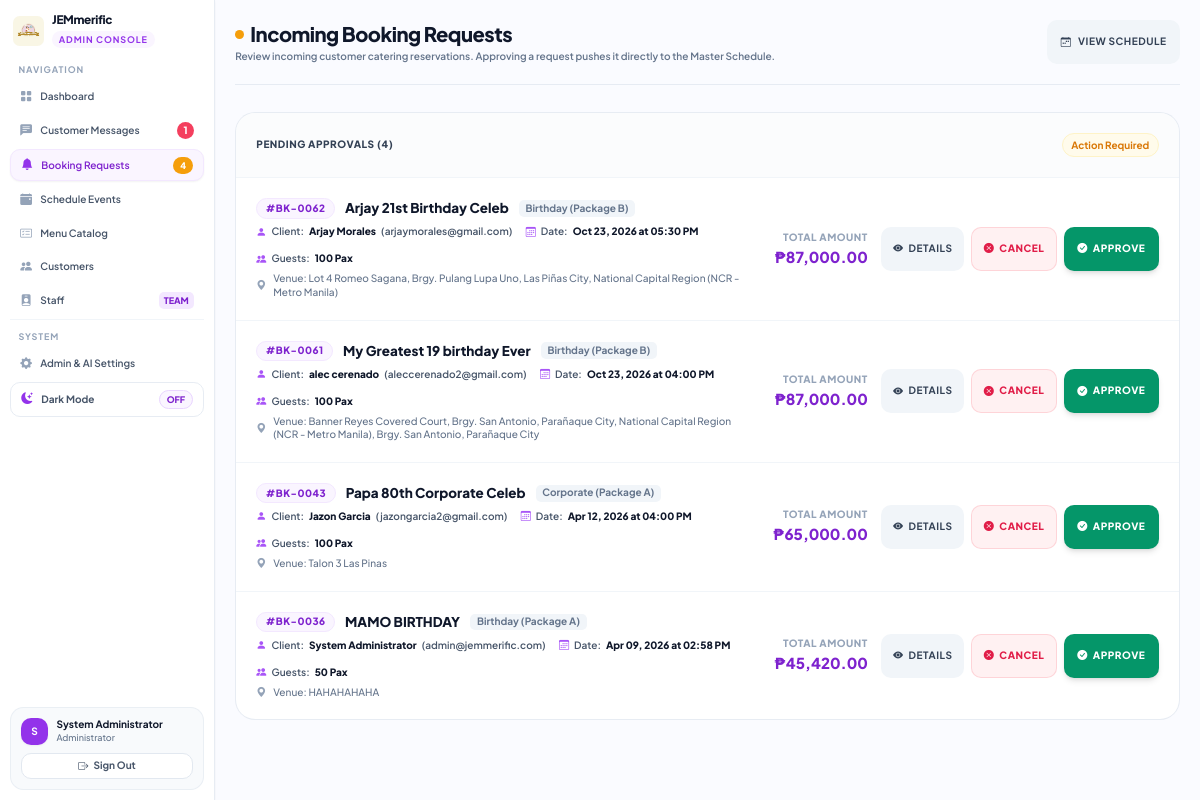
Page /admin_requests.php (signed in) on the committed database.
### tables this page shows
CREATE TABLE `bookings` (
  `booking_id` int(11) NOT NULL,
  `user_id` int(11) DEFAULT NULL,
  `event_name` varchar(150) NOT NULL,
  `event_type` varchar(50) DEFAULT NULL,
  `event_date` date NOT NULL,
  `event_time` time NOT NULL,
  `event_end_time` time DEFAULT NULL,
  `venue_location` varchar(255) DEFAULT NULL,
  `venue_address` text NOT NULL,
  `pax_count` int(11) NOT NULL,
  `table_count` int(11) NOT NULL,
  `special_requests` text DEFAULT NULL,
  `venue_image` varchar(255) DEFAULT NULL,
  `ai_venue_analysis` text DEFAULT NULL,
  `ai_conceptual_image` varchar(255) DEFAULT NULL,
  `layout_approval_status` varchar(40) NOT NULL DEFAULT 'none',
  `layout_generated_by` varchar(100) DEFAULT NULL,
  `layout_generated_at` datetime DEFAULT NULL,
  `layout_approved_by` varchar(100) DEFAULT NULL,
  `layout_approved_at` datetime DEFAULT NULL,
  `layout_admin_notes` text DEFAULT NULL,
  `status` enum('pending','on_progress','confirmed','completed','cancelled') DEFAULT 'pending',
  `total_price` decimal(10,2) DEFAULT NULL,
  `payment_method` varchar(50) DEFAULT 'Cash',
  `created_at` timestamp NOT NULL DEFAULT current_timestamp(),
  `payment_status` enum('unpaid','partially_paid','fully_paid','refunded') DEFAULT 'unpaid',
  `reference_no` varchar(50) DEFAULT NULL,
  `total_amount` decimal(10,2) DEFAULT 0.00,
  `booking_status` enum('draft','confirmed','completed','cancelled') DEFAULT 'draft',
  `payment_proof` varchar(255) DEFAULT NULL,
  `admin_note` text DEFAULT NULL,
  `cancel_reason` text DEFAULT NULL,
  `refund_amount` decimal(10,2) DEFAULT 0.00,
  `admin_archived_chat` tinyint(1) DEFAULT 0
);

CREATE TABLE `users` (
  `user_id` int(11) NOT NULL,
  `full_name` varchar(100) NOT NULL,
  `email` varchar(100) NOT NULL,
  `phone` varchar(30) DEFAULT NULL,
  `password` varchar(255) NOT NULL,
  `plain_password` varchar(255) DEFAULT NULL,
  `role` varchar(50) DEFAULT 'client',
  `permissions` text DEFAULT NULL,
  `created_at` timestamp NOT NULL DEFAULT current_timestamp(),
  `last_active` datetime DEFAULT NULL,
  `is_online` tinyint(1) NOT NULL DEFAULT 0
);

### admin_requests.php (the view, shortened to what this page needs)
<?php
require_once 'db_config.php';
$requests_query = "
    SELECT b.*, COALESCE(u.full_name, 'Valued Client') as client_name, u.email as client_email,
           (SELECT COUNT(*) FROM payments p WHERE p.booking_id = b.booking_id) as proof_submitted
    FROM bookings b
    LEFT JOIN users u ON b.user_id = u.user_id
    WHERE b.status = 'pending'
    ORDER BY b.created_at DESC
";
$requests_res = $conn->query($requests_query);
?>
<!DOCTYPE html>
<html lang="en">
<head>
    <script src="https://cdn.tailwindcss.com"></script>
    <link rel="stylesheet" href="https://cdn.jsdelivr.net/npm/bootstrap-icons@1.11.1/font/bootstrap-icons.css">
</head>
<body class="flex min-h-screen text-slate-800">
    <?php require_once 'includes/admin_sidebar.php'; ?>
    <main class="flex-1 lg:ml-64 p-4 md:p-6 transition-all">
        <header class="flex flex-col md:flex-row md:items-center justify-between gap-4 mb-6 sm:mb-8 pb-6 border-b border-slate-200/80">
            <div class="flex items-center gap-3.5">
                <div>
                    <div class="flex items-center gap-2">
                        <span class="w-2.5 h-2.5 rounded-full bg-amber-500 animate-pulse"></span>
                        <h2 class="text-xl sm:text-2xl font-extrabold text-slate-900 tracking-tight">Incoming Booking Requests</h2>
                    </div>
                    <p class="text-xs font-semibold text-slate-500 mt-0.5">Review incoming customer catering reservations. Approving a request pushes it directly to the Master Schedule.</p>
                </div>
            </div>
            <div class="flex items-center gap-3 w-full sm:w-auto">
                <a href="admin_schedule.php" class="w-full sm:w-auto min-h-[44px] px-4 py-2.5 bg-slate-100 hover:bg-slate-200 text-slate-700 font-bold rounded-xl text-xs uppercase tracking-wider transition-all flex items-center justify-center gap-2 shadow-2xs">
                    <i class="bi bi-calendar-week"></i> View Schedule
                </a>
            </div>
        </header>
        <div class="space-y-6">
            <?php if ($requests_res && $requests_res->num_rows > 0): ?>
                <div class="bg-white rounded-3xl border border-slate-200/80 shadow-xs overflow-hidden">
                    <div class="p-4 sm:p-6 border-b border-slate-100 flex justify-between items-center bg-slate-50/50">
                        <span class="text-xs font-extrabold text-slate-700 uppercase tracking-wider">Pending Approvals (<?= $requests_res->num_rows ?>)</span>
                        <span class="text-[10px] font-bold text-amber-600 bg-amber-50 px-2.5 py-1 rounded-full border border-amber-100">Action Required</span>
                    </div>
                    <div class="divide-y divide-slate-100">
                        <?php while ($r = $requests_res->fetch_assoc()): ?>
                            <div class="p-4 sm:p-6 hover:bg-slate-50/60 transition-colors flex flex-col lg:flex-row justify-between items-start lg:items-center gap-4 sm:gap-6">
                                <div class="space-y-2 flex-1 w-full">
                                    <div class="flex flex-wrap items-center gap-2 sm:gap-3">
                                        <span class="px-2.5 py-0.5 bg-purple-50 text-purple-700 border border-purple-100 text-[10px] font-extrabold rounded-full uppercase tracking-wider shrink-0">
                                            #BK-<?= str_pad($r['booking_id'], 4, '0', STR_PAD_LEFT) ?>
                                        </span>
                                        <h3 class="text-base font-extrabold text-slate-900 break-words"><?= htmlspecialchars($r['event_name']) ?></h3>
                                        <span class="text-xs font-bold text-slate-500 bg-slate-100 px-2 py-0.5 rounded-md shrink-0"><?= htmlspecialchars($r['event_type']) ?></span>
                                    </div>
                                    <div class="flex flex-wrap items-center gap-2 sm:gap-4 text-xs font-semibold text-slate-600">
                                        <span class="flex items-center gap-1.5"><i class="bi bi-person-fill text-purple-500"></i> Client: <strong class="text-slate-900"><?= htmlspecialchars($r['client_name']) ?></strong> (<?= htmlspecialchars($r['client_email']) ?>)</span>
                                        <span class="flex items-center gap-1.5"><i class="bi bi-calendar3 text-purple-500"></i> Date: <strong class="text-slate-900"><?= date('M d, Y', strtotime($r['event_date'])) ?> at <?= date('h:i A', strtotime($r['event_time'])) ?></strong></span>
                                        <span class="flex items-center gap-1.5"><i class="bi bi-people-fill text-purple-500"></i> Guests: <strong class="text-slate-900"><?= number_format($r['pax_count']) ?> Pax</strong></span>
                                    </div>
                                    <div class="flex items-center gap-2 text-xs font-medium text-slate-500">
                                        <i class="bi bi-geo-alt-fill text-slate-400 shrink-0"></i> Venue: <?= htmlspecialchars($r['venue_location']) ?>
                                    </div>
                                </div>
                                <div class="flex flex-col sm:flex-row items-stretch sm:items-center justify-between lg:justify-end gap-3 sm:gap-4 w-full lg:w-auto border-t lg:border-t-0 pt-4 lg:pt-0 border-slate-100">
                                    <div class="text-left sm:text-right">
                                        <p class="text-[10px] font-extrabold text-slate-400 uppercase tracking-wider">Total Amount</p>
                                        <p class="text-lg font-black text-purple-700">₱<?= number_format($r['total_amount'], 2) ?></p>
                                    </div>
                                    <div class="grid grid-cols-3 sm:flex items-center gap-2 w-full sm:w-auto">
                                        <a href="view_booking.php?id=<?= $r['booking_id'] ?>" class="min-h-[44px] px-3.5 py-2.5 bg-slate-100 hover:bg-slate-200 text-slate-700 font-bold rounded-xl text-xs uppercase tracking-wider transition-all text-center flex items-center justify-center gap-1.5 shadow-2xs">
                                            <i class="bi bi-eye-fill"></i> <span>Details</span>
                                        </a>
                                        <button onclick="adminCancelBooking(<?= $r['booking_id'] ?>, '<?= htmlspecialchars(addslashes($r['event_name'])) ?>')" class="min-h-[44px] px-3.5 py-2.5 bg-rose-50 hover:bg-rose-100 text-rose-600 font-extrabold rounded-xl text-xs uppercase tracking-wider transition-all text-center flex items-center justify-center gap-1.5 cursor-pointer border border-rose-200/80 shadow-2xs">
                                            <i class="bi bi-x-circle-fill"></i> <span>Cancel</span>
                                        </button>
                                        <a href="admin_requests.php?action=approve&booking_id=<?= $r['booking_id'] ?>" onclick="return confirm('Approve this booking request and push to Master Schedule?');" class="min-h-[44px] px-4 py-2.5 bg-emerald-600 hover:bg-emerald-700 text-white font-extrabold rounded-xl text-xs uppercase tracking-wider transition-all shadow-md text-center flex items-center justify-center gap-1.5 cursor-pointer">
                                            <i class="bi bi-check-circle-fill"></i> <span>Approve</span>
                                        </a>
                                    </div>
                                </div>
                            </div>
                        <?php endwhile; ?>
                    </div>
                </div>
            <?php endif; ?>
        </div>
    </main>
</body>
</html>

### admin_requests.php (style rules this page uses)
body { font-family: 'Plus Jakarta Sans', sans-serif; background-color: #FAFBFF; }

### includes/admin_sidebar.php (style rules this page uses)
@media (min-width: 1024px) { html { font-size: 84%; } }

### rows in the picture
bookings: booking_id "0062", event_name "Arjay 21st Birthday Celeb", event_type "Birthday (Package B)", client_name "Arjay Morales", user.email "arjaymorales@gmail.com", event_date "Oct 23, 2026", event_time "05:30 PM", pax_count "100", venue_location "Lot 4 Romeo Sagana, Brgy. Pulang Lupa Uno, Las Piñas City, National Capital Region (NCR - Metro Manila)", total_amount "87,000.00"
bookings: booking_id "0061", event_name "My Greatest 19 birthday Ever", event_type "Birthday (Package B)", client_name "alec cerenado", user.email "aleccerenado2@gmail.com", event_date "Oct 23, 2026", event_time "04:00 PM", pax_count "100", venue_location "Banner Reyes Covered Court, Brgy. San Antonio, Parañaque City, National Capital Region (NCR - Metro Manila), Brgy. San Antonio, Parañaque City", total_amount "87,000.00"
bookings: booking_id "0043", event_name "Papa 80th Corporate Celeb", event_type "Corporate (Package A)", client_name "Jazon Garcia", user.email "jazongarcia2@gmail.com", event_date "Apr 12, 2026", event_time "04:00 PM", pax_count "100", venue_location "Talon 3 Las Pinas", total_amount "65,000.00"
bookings: booking_id "0036", event_name "MAMO BIRTHDAY", event_type "Birthday (Package A)", client_name "System Administrator", user.email "admin@jemmerific.com", event_date "Apr 09, 2026", event_time "02:58 PM", pax_count "50", venue_location "HAHAHAHAHA", total_amount "45,420.00"

### other values in the picture
$adm_unread_msg_count "1"
$adm_pending_count "4"
substr($user_name, 0, 1) "S"
$user_name "System Administrator"
$requests_res->num_rows "4"
